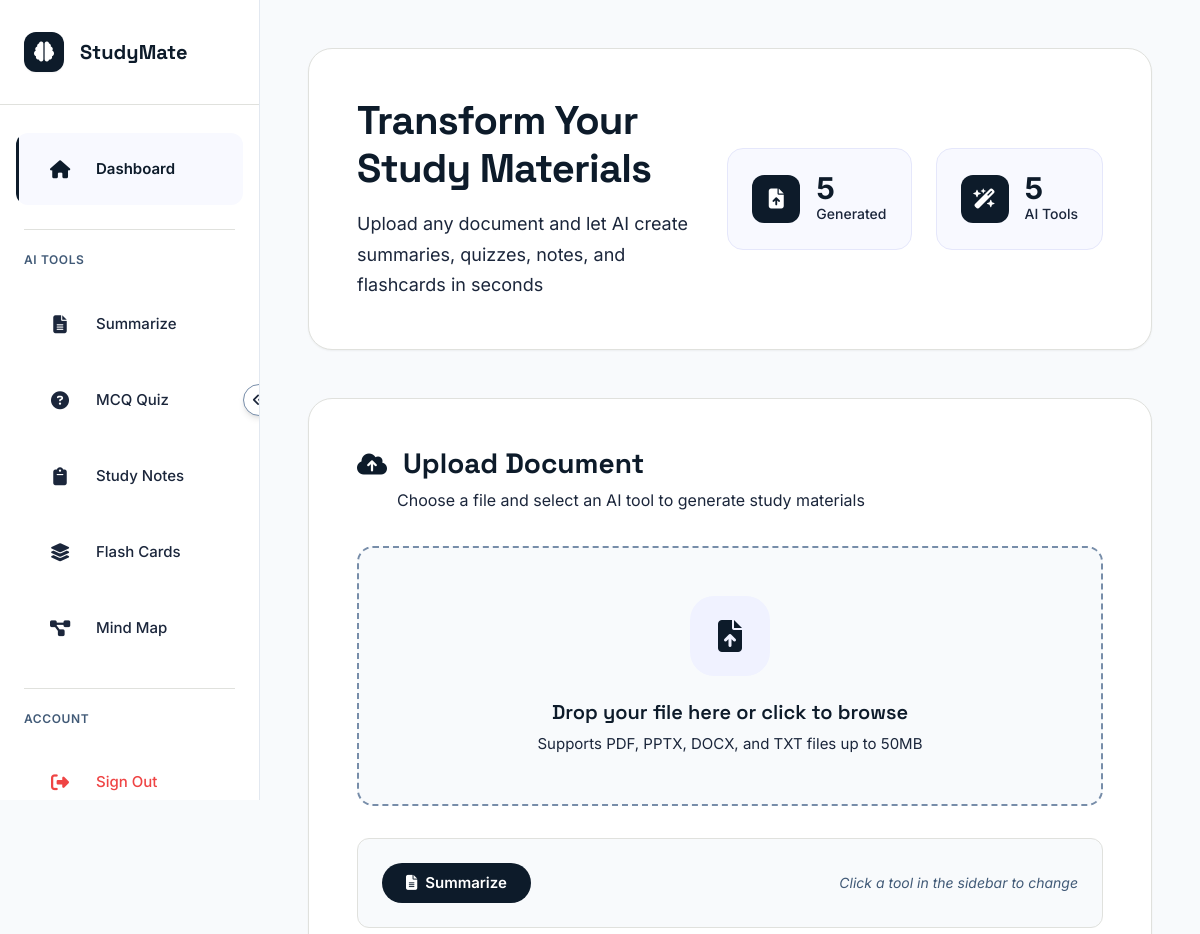
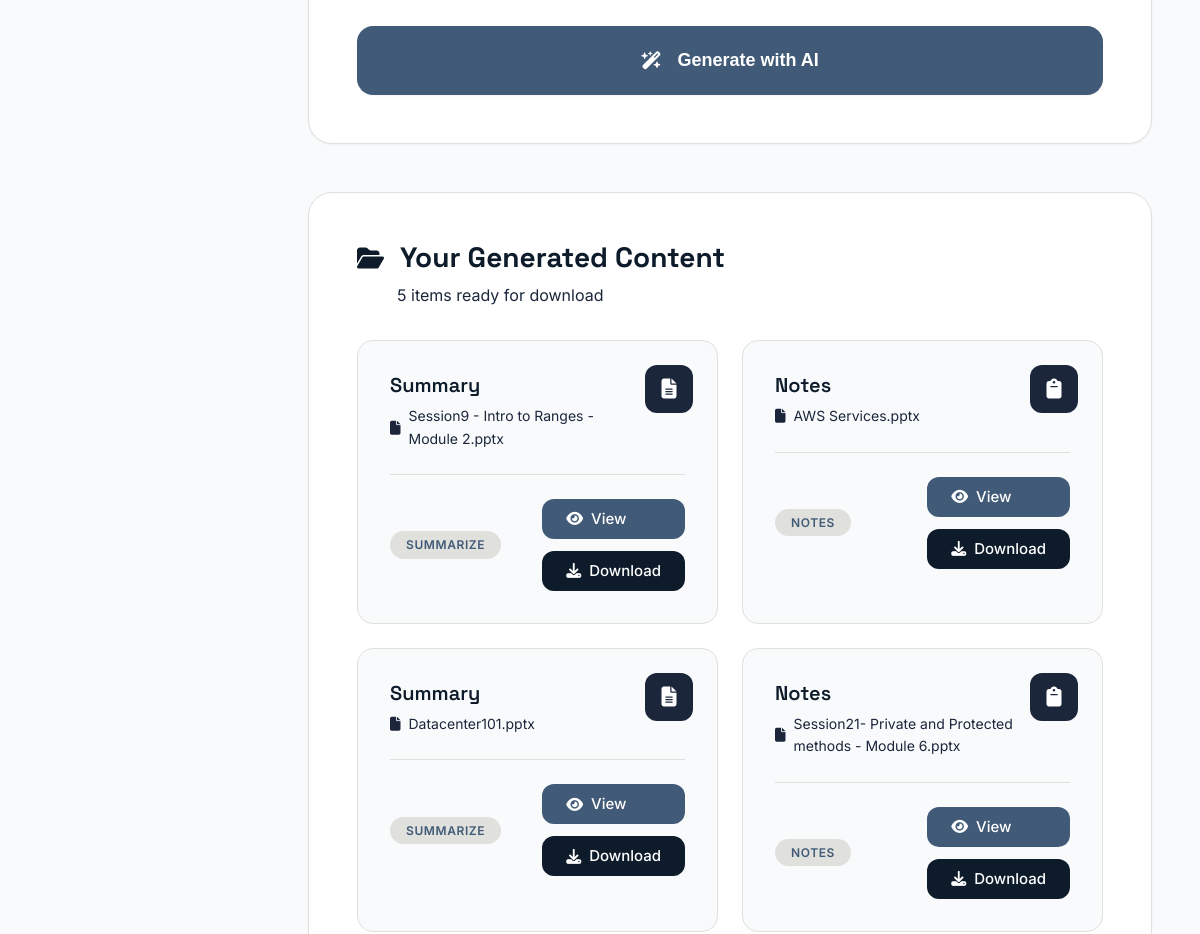
The app's page /dashboard (signed in, upper part), older data (2 pictures, top to bottom).
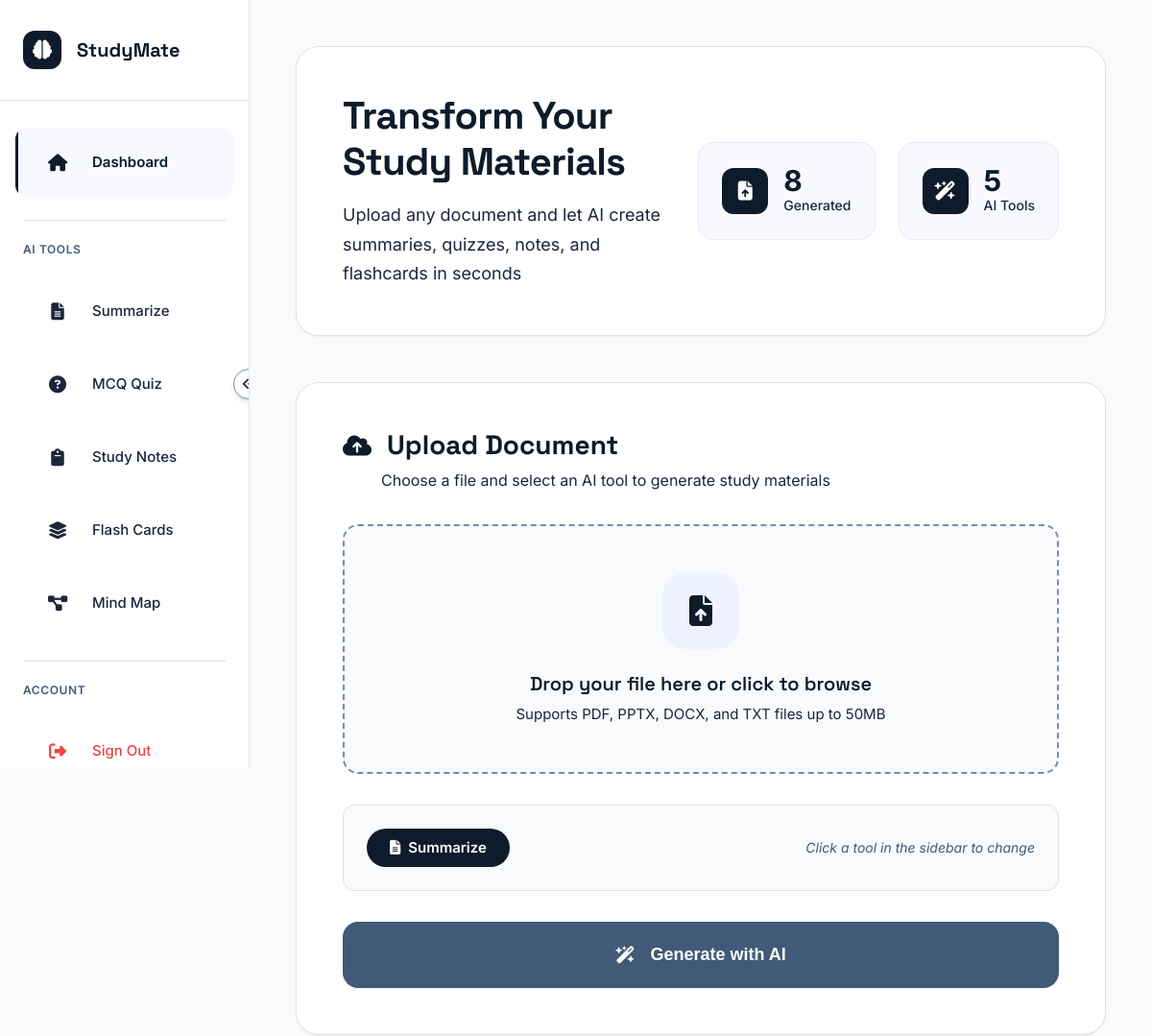
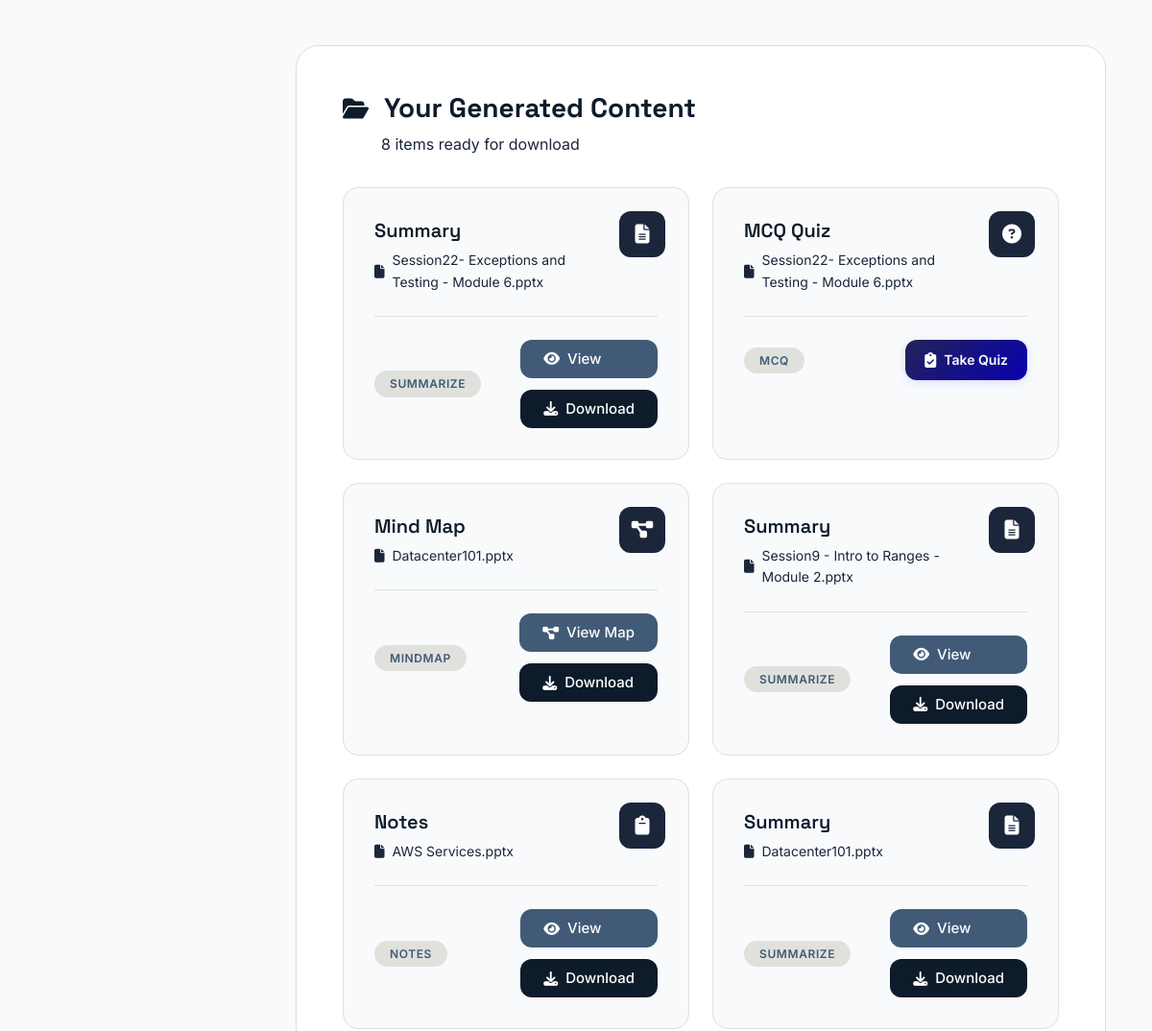
The same page, newer data (2 pictures, top to bottom).
### tables this page shows
CREATE TABLE jobs(
        id INTEGER PRIMARY KEY AUTOINCREMENT,
        user_id INTEGER,
        title TEXT,
        s3_input_key TEXT,
        s3_output_key TEXT,
        kind TEXT
    );

### app.py (the view)
@app.route("/dashboard")
def dashboard():
    if "user_id" not in session:
        return redirect(url_for("signin"))
    db = get_db()
    items = db.execute(
        "SELECT id,title,kind,s3_output_key,s3_input_key FROM jobs WHERE user_id=? ORDER BY id DESC",
        (session["user_id"],)
    ).fetchall()
    items_with_filenames = []
    for item in items:
        original_filename = item[4].split('/')[-1] if item[4] else "Unknown File"
        items_with_filenames.append({
            'id': item[0],
            'title': item[1],
            'kind': item[2],
            's3_output_key': item[3],
            'original_filename': original_filename
        })
    return render_template("dashboard.html", title="Dashboard", items=items_with_filenames)

### app.py (called while the page is built)
def get_db():
    conn = sqlite3.connect("studymate.db")
    conn.execute("""CREATE TABLE IF NOT EXISTS users(
        id INTEGER PRIMARY KEY AUTOINCREMENT,
        email TEXT UNIQUE,
        password_hash TEXT
    )""")
    conn.execute("""CREATE TABLE IF NOT EXISTS jobs(
        id INTEGER PRIMARY KEY AUTOINCREMENT,
        user_id INTEGER,
        title TEXT,
        s3_input_key TEXT,
        s3_output_key TEXT,
        kind TEXT
    )""")
    return conn

### templates/dashboard.html (shortened to what this page needs)
{% extends "base.html" %}
{% block content %}
<div class="dashboard-container">
    <div class="hero-section">
        <div class="hero-content">
            <h1 class="hero-title">Transform Your Study Materials</h1>
            <p class="hero-subtitle">Upload any document and let AI create summaries, quizzes, notes, and flashcards in seconds</p>
        </div>
        <div class="hero-stats">
            <div class="stat-item">
                <div class="stat-icon">
                    <i class="fas fa-file-arrow-up"></i>
                </div>
                <div class="stat-content">
                    <div class="stat-number">{{ items|length }}</div>
                    <div class="stat-label">Generated</div>
                </div>
            </div>
            <div class="stat-item">
                <div class="stat-icon">
                    <i class="fas fa-wand-magic-sparkles"></i>
                </div>
                <div class="stat-content">
                    <div class="stat-number">5</div>
                    <div class="stat-label">AI Tools</div>
                </div>
            </div>
        </div>
    </div>
    <div class="upload-section">
        <div class="section-header">
            <div class="section-title">
                <i class="fas fa-cloud-arrow-up"></i>
                <h2>Upload Document</h2>
            </div>
            <p class="section-subtitle">Choose a file and select an AI tool to generate study materials</p>
        </div>
        <form method="post" action="{{ url_for('upload') }}" enctype="multipart/form-data" class="upload-form" id="uploadForm">
            <div class="file-upload-wrapper">
                <div class="file-upload-area" id="fileUploadArea">
                    <div class="upload-icon-wrapper">
                        <div class="upload-icon" id="uploadIcon">
                            <i class="fas fa-file-arrow-up"></i>
                        </div>
                    </div>
                    <div class="upload-text">
                        <h3>Drop your file here or click to browse</h3>
                        <p>Supports PDF, PPTX, DOCX, and TXT files up to 50MB</p>
                    </div>
                </div>
            </div>
            <div class="selected-tool-display" id="selectedToolDisplay">
                <div class="tool-badge">
                    <i class="fas fa-file-lines"></i>
                    <span>Summarize</span>
                </div>
                <span class="change-tool">Click a tool in the sidebar to change</span>
            </div>
            <button type="submit" class="btn-generate" id="btnGenerate">
                <span class="btn-content">
                    <i class="fas fa-wand-magic-sparkles"></i>
                    <span>Generate with AI</span>
                </span>
            </button>
        </form>
    </div>
    <div class="outputs-section">
        <div class="section-header">
            <div class="section-title">
                <i class="fas fa-folder-open"></i>
                <h2>Your Generated Content</h2>
            </div>
            {% if items %}
            <p class="section-subtitle">{{ items|length }} item{% if items|length != 1 %}s{% endif %} ready for download</p>
            {% endif %}
        </div>
        {% if items %}
            <div class="outputs-grid">
                {% for item in items %}
                <div class="output-card">
                    <div class="output-type-badge badge-{{ item.kind }}">
                        {% if item.kind == 'summarize' %}
                            <i class="fas fa-file-lines"></i>
                        {% elif item.kind == 'mcq' %}
                            <i class="fas fa-circle-question"></i>
                        {% elif item.kind == 'flashcards' %}
                            <i class="fas fa-layer-group"></i>
                        {% elif item.kind == 'mindmap' %}
                            <i class="fas fa-diagram-project"></i>
                        {% else %}
                            <i class="fas fa-clipboard"></i>
                        {% endif %}
                    </div>
                    <div class="output-header">
                        <h4>{{ item.title }}</h4>
                        <div class="output-meta">
                            <span class="output-filename">
                                <i class="fas fa-file"></i>
                                {{ item.original_filename }}
                            </span>
                        </div>
                    </div>
                    <div class="output-footer">
                        <span class="output-type-label">{{ item.kind.title() }}</span>
                        <div class="output-actions">
                            {% if item.kind == 'mcq' %}
                            <a href="{{ url_for('view_quiz', job_id=item.id) }}" class="btn-quiz-test">
                                <i class="fas fa-clipboard-check"></i>
                                <span>Take Quiz</span>
                            </a>
                            {% elif item.kind == 'flashcards' %}
                            <a href="{{ url_for('view_flashcards', job_id=item.id) }}" class="btn-practice">
                                <i class="fas fa-play"></i>
                                <span>Practice</span>
                            </a>
                            {% elif item.kind == 'mindmap' %}
                            <a href="{{ url_for('view_mindmap', job_id=item.id) }}" class="btn-mindmap">
                                <i class="fas fa-diagram-project"></i>
                                <span>View Map</span>
                            </a>
                            {% elif item.kind in ['summarize', 'notes'] %}
                            <a href="{{ url_for('view_pdf', job_id=item.id) }}" class="btn-view">
                                <i class="fas fa-eye"></i>
                                <span>View</span>
                            </a>
                            {% endif %}
                            {% if item.kind != 'mcq' %}
                            <a href="{{ url_for('download', job_id=item.id) }}" class="btn-download">
                                <i class="fas fa-download"></i>
                                <span>Download</span>
                            </a>
                            {% endif %}
                        </div>
                    </div>
                </div>
                {% endfor %}
            </div>
        {% endif %}
    </div>
</div>
{% endblock %}

### templates/base.html (shortened to what this page needs)
<!DOCTYPE html>
<html lang="en">
<head>
    <link rel="stylesheet" href="https://cdnjs.cloudflare.com/ajax/libs/font-awesome/6.4.0/css/all.min.css">
    <link rel="stylesheet" href="{{ url_for('static', filename='style.css') }}">
</head>
<body class="{% if not session.user_id %}no-sidebar{% endif %}">
    {% if session.user_id %}
    <aside class="sidebar" id="sidebar">
        <div class="sidebar-header">
            <div class="logo">
                <div class="logo-icon">
                    <i class="fas fa-brain"></i>
                </div>
                <span class="logo-text">StudyMate</span>
            </div>
        </div>
        <nav class="sidebar-nav">
            <a href="{{ url_for('dashboard') }}" class="nav-item active" data-tooltip="Dashboard">
                <div class="nav-icon">
                    <i class="fas fa-home"></i>
                </div>
                <span class="nav-text">Dashboard</span>
            </a>
            <div class="nav-divider">
                <span class="nav-divider-text">AI Tools</span>
            </div>
            <a href="#" class="nav-item" data-tool="summarize" data-tooltip="Summarize">
                <div class="nav-icon">
                    <i class="fas fa-file-lines"></i>
                </div>
                <span class="nav-text">Summarize</span>
            </a>
            <a href="#" class="nav-item" data-tool="mcq" data-tooltip="MCQ Quiz">
                <div class="nav-icon">
                    <i class="fas fa-circle-question"></i>
                </div>
                <span class="nav-text">MCQ Quiz</span>
            </a>
            <a href="#" class="nav-item" data-tool="notes" data-tooltip="Study Notes">
                <div class="nav-icon">
                    <i class="fas fa-clipboard"></i>
                </div>
                <span class="nav-text">Study Notes</span>
            </a>
            <a href="#" class="nav-item" data-tool="flashcards" data-tooltip="Flash Cards">
                <div class="nav-icon">
                    <i class="fas fa-layer-group"></i>
                </div>
                <span class="nav-text">Flash Cards</span>
            </a>
            <a href="#" class="nav-item" data-tool="mindmap" data-tooltip="Mind Map">
                <div class="nav-icon">
                    <i class="fas fa-diagram-project"></i>
                </div>
                <span class="nav-text">Mind Map</span>
            </a>
            <div class="nav-divider">
                <span class="nav-divider-text">Account</span>
            </div>
            <a href="{{ url_for('signout') }}" class="nav-item nav-item-logout" data-tooltip="Sign Out">
                <div class="nav-icon">
                    <i class="fas fa-right-from-bracket"></i>
                </div>
                <span class="nav-text">Sign Out</span>
            </a>
        </nav>
        <button class="sidebar-toggle" id="sidebarToggle">
            <i class="fas fa-angles-left"></i>
        </button>
    </aside>
    {% endif %}
    <div class="main-wrapper" id="mainWrapper">
        <main class="main-content">
            {% block content %}{% endblock %}
        </main>
    </div>
</body>
</html>

Row changes from the older to the newer data that the page shows:
no longer on this page (row unchanged): jobs: title "Notes", original_filename "Session21- Private and Protected methods - Module 6.pptx", kind "NOTES"
added jobs: title "Summary", original_filename "Session22- Exceptions and Testing - Module 6.pptx", kind "SUMMARIZE"
added jobs: title "MCQ Quiz", original_filename "Session22- Exceptions and Testing - Module 6.pptx", kind "MCQ"
added jobs: title "Mind Map", original_filename "Datacenter101.pptx", kind "MINDMAP"
Text that changed along with them:
{{ items|length }}: "5" → "8"
